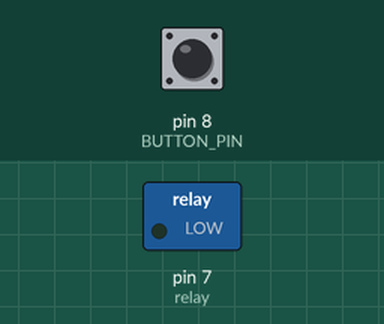
Bench run of a sketch on a simulated Arduino Uno, built with avr-gcc and run on an emulated ATmega328P. Shown: switched loads named in the sketch (green lamp = pin HIGH). Inputs (shaded band) come from the test bench; at power-on: pin 8 (BUTTON_PIN) LOW.

Above: at 4.8 s.
4.9 s: pin 8 (BUTTON_PIN) pulled HIGH for 2.35 s
At 6.5 s:
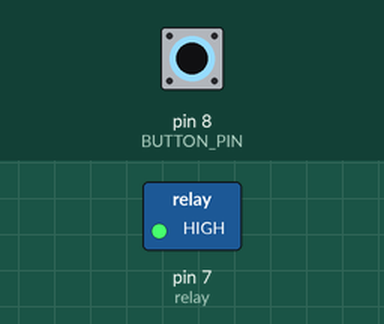
Timing chart, 0 to 9.5 s (numbered marks = the images above; inputs shaded):
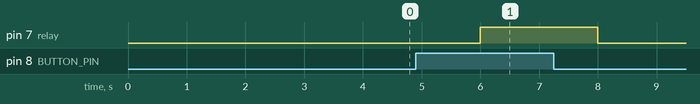

Measured:
- after the input at 4.9 s, pin 7 (relay): LOW → HIGH after 1.1 s, → LOW 2.0 s later

The sketch:

motor.ino
```cpp
int relay = 7;
#define BUTTON_PIN 8

// the setup function runs once when you press reset or power the board
void setup()
{
    // initialize digital pin LED_BUILTIN as an output.
    pinMode(relay, OUTPUT);
    pinMode(BUTTON_PIN, INPUT);
}

// the loop function runs over and over again forever
void loop()
{
    if (digitalRead(BUTTON_PIN) == HIGH)
    {
        digitalWrite(relay, HIGH); // turn the LED on (HIGH is the voltage level)
        delay(2000);
    }
    else
    {                             // wait for a second
        digitalWrite(relay, LOW); // turn the LED off by making the voltage LOW
        delay(2000);
    } // wait for a second
}
```
